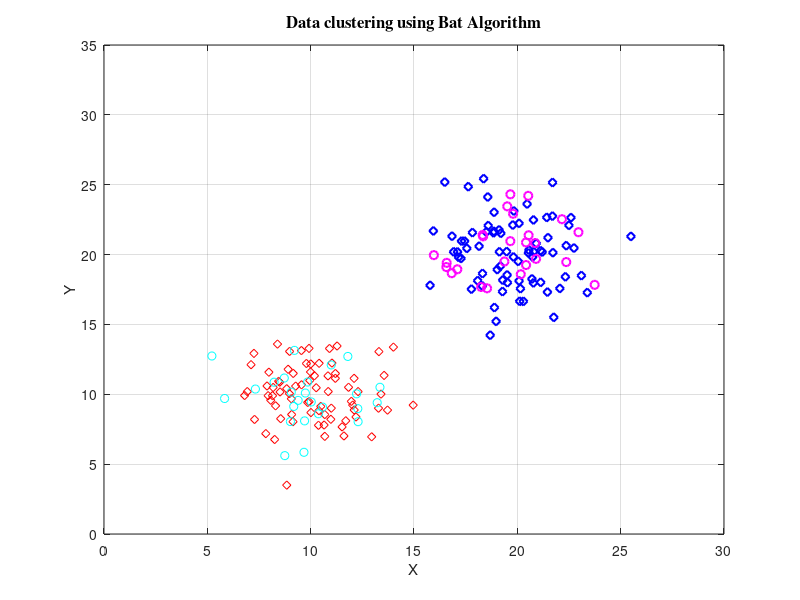

The MATLAB script that drew this image: (Note: this script raises an error after producing the figure.)
%%
%%-------------------------------------------------------------------------
% This is a simple demo version implementing the basic                   %
% Bat algorithm for clustering problem without fine-tuning the           %
% parameters. Though this demo works very well, it is expected           %  
% that this demo is much less efficient than the work reported in        %
% the following papers: (Citation details):                              % 
% J. Senthilnath, Sushant Kulkarni, J.A. Benediktsson and X.S. Yang      %
% (2016) "A novel approach for Multi-Spectral Satellite Image            %
% Classification based on the Bat Algorithm clustering problems",        %
% IEEE Letters for Geoscience and Remote Sensing Letters,                %
%  Vol. 13, No. 4, pp.599�603.                                           %
%%-------------------------------------------------------------------------
function [] = Main()
clear all; close all; clc
tic
% Two classes of data generated - mean [10,20], standard deviation - 2
clear all; clc; close all
c1mean = 10;  c2mean = 20; cstd = 2;
c1a1 = cstd.*randn(100,1)+c1mean;
c1a2 = cstd.*randn(100,1)+c1mean;
c2a1 = cstd.*randn(100,1)+c2mean;
c2a2 = cstd.*randn(100,1)+c2mean;
% data consisting of two atrributes for 100 instances of each class 
% along with appended class labels
xdata = [c1a1 c1a2 ones(100,1); 
             c2a1 c2a2 2*ones(100,1)];  
temp = [75 75];                            % percentage of data for training in each class
[q1,q2] =size(xdata);
train_data =  xdata(:,1:(q2-1));      % dataset excluding the class labels
train_labels = xdata(:,q2);             % extract class labels
% extract unique class labels and its initial index in the dataset
[uniq_labels,uniq_idx] = unique(train_labels); 
noofcl = length(uniq_labels);        % no of unique classes
uniq_idx(noofcl+1) = q1+1;         % location of the final cell
ftrain =[]; ftest = [];
for i =1:noofcl  
     % extract data corresponding to each cluster/class using index of
     % class labels
     a1 = xdata(uniq_idx(i):(uniq_idx(i+1)-1),:);   
     
     % randomly allocate certain portion for training and testing
     [train1,test1] = shuffel(a1,temp(i));      
     
     % append training & testing data each time for every class
     ftrain = [ftrain ; train1];                         
     ftest = [ftest; test1];                       
end
%% plotting data for visualization  'MarkerSize',10
plot(ftrain(1:75,1),ftrain(1:75,2),'rd',ftrain(76:150,1),ftrain(76:150,2),'bd','LineWidth',1.5); hold on
plot(ftest(1:25,1),ftest(1:25,2),'co',ftest(26:50,1),ftest(26:50,2),'mo','LineWidth',1.5); hold on;
xlabel('X'); ylabel('Y'); xlim([0 30]); ylim([0 35]); grid on
title('Data clustering using Bat Algorithm','FontName','Times','Fontsize',12)
%% ========================================%
% estimating the sizes of the datasets
[q1,q2] =size(ftrain);
train_data =  ftrain(:,1:(q2-1));              % separate from class labels
train_labels = ftrain(:,q2);                     % extract class labels
% extract unique class labels and its initial index in training dataset
[uniq_labels,uniq_index] = unique(train_labels);
noofcl = length(uniq_labels);                 % no. of classes
noofattr = q2-1;                                    % no. of attributes (p)
uniq_index(noofcl+1) = q1;                  % storing index of last row no.
opt_ctr = zeros(noofcl,(q2-1));             % clusters = class x no of attributes
%% find the optimal cluster center for each class using Bat Algorithm
for i =1:noofcl
    
    % Extract maximum & minimum from each of the "p" attributes
    clusmaxmin(1,:) = max(train_data(uniq_index(i):(uniq_index(i+1)-1),:)); 
    clusmaxmin(2,:) = min(train_data(uniq_index(i):(uniq_index(i+1)-1),:));
    
    % Extract optimal cluster centers for each class by minimzing cost
    % function using Bat Algorithm. 
    % Pass the training dataset along with its upper-lower limits and 
    % no. of attributes to Bat Algorithm for computing optimal cluster center
    opt_ctr(i,:) = Bat_Algorithm(train_data(uniq_index(i):(uniq_index(i+1)-1),:),clusmaxmin, noofattr);
   
end
%% Cluster the data into respective classes using optimal cluster centers
[q1,q2] =size(ftest);
test_data  =  ftest(:,1:(q2-1));              % separate from class labels
test_labels  = ftest(:,q2);                     % extract class labels
z = zeros(1,noofcl);                         % store results of distance from all the centers
idx = zeros(1,q1);
% assign each row/data to the nearest cluster center
for i = 1:q1
    % compute distance of attribute from all cluster centers
    for j = 1:noofcl
        z(j) = pdist2(test_data(i,:),opt_ctr(j,:));
    end
    least = min(z);                         % find the least distance among all 
    idx(i) = find(z == least);           % assign it to that corresponding cluster
end
%% Display the results
% generate confusion matrix in comparison with actual class labels
fprintf('\n The optimal centers are \n')
fprintf('%f %f \n', opt_ctr)
CM = confusionmat(test_labels,idx);
fprintf('\n The confusion matrix is \n')
fprintf('%d %d \n', CM)
% overall accuracy
total = trace(CM);
efficiency = (total/q1)*100;
fprintf('The Overall Accuracy is %.2f \n', efficiency);
toc; % measures computational time
function [xtrain, xtest] = shuffel(matrix, ratio)
    
    number_elements = round((ratio/100) * size(matrix,1));  % training ratio
    row_selection = randperm(size(matrix,1));
    xtrain = matrix(row_selection(1:number_elements),:);
    xtest = matrix(row_selection(number_elements+1:size(matrix,1)),:);    
    
end
end